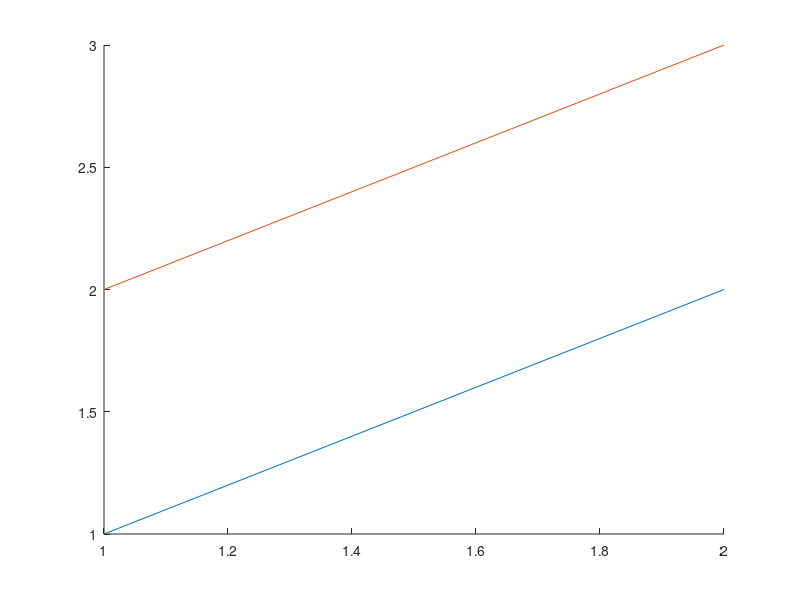

The MATLAB script that drew this image: (Note: this script raises an error after producing the figure.)
% covers: 14 - hold on and close all work as command syntax: two plots under hold on save two polylines, and close all ends the script cleanly
% Item 14 as the spec writes it, the file named after the case. The SVG is
% read back and deleted before anything is asserted about it.
hold on;
plot(1:2);
plot(2:3);
saveas(gcf, 'hold_on_close_all_commands.svg');
s = fileread('hold_on_close_all_commands.svg');
delete('hold_on_close_all_commands.svg');
disp(numel(strfind(s, '<polyline')))
close all
